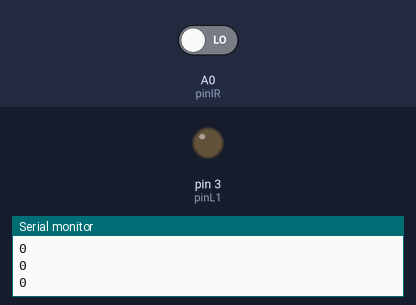
The sketch below on a simulated Arduino Uno, built with avr-gcc and run on an emulated ATmega328P. On the bench: output pins drawn as LEDs (lit = HIGH), the last lines printed to the serial monitor. The inputs (shaded band) are chosen by the test bench; at power-on: A0 (pinIR) LOW.

Above: at 1.2 s.
1.3 s: A0 (pinIR) driven HIGH
At 2.0 s:
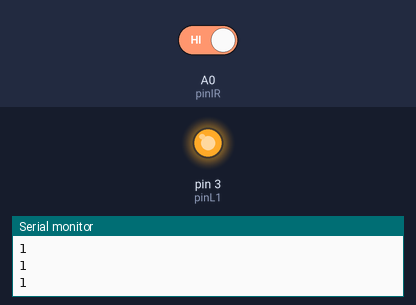
2.8 s: A0 (pinIR) driven LOW
At 3.2 s:
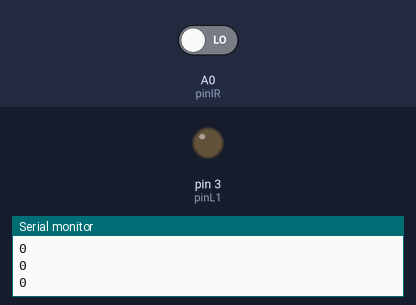
Timing chart, 0 to 5.8 s (numbered marks = the images above; inputs shaded):
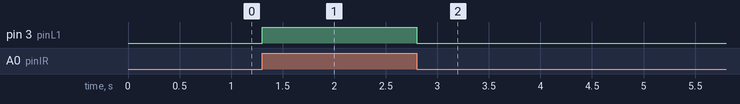

Measured:
- after the input at 1.3 s, pin 3 (pinL1): LOW → HIGH at once
- after the input at 2.8 s, pin 3 (pinL1): HIGH → LOW at once

The sketch:

IRDistanse.ino
```cpp
/**
 * проверка лазера
*/
#define pinL1 3
#define pinIR A0

void setup() {
  Serial.begin(9600);
  pinMode(pinL1, OUTPUT);
  pinMode(pinIR, INPUT);
}

void loop() {
  int L1 = digitalRead(pinIR);
  digitalWrite(pinL1, L1);
  Serial.println(L1);
  delay(100);
}
```
